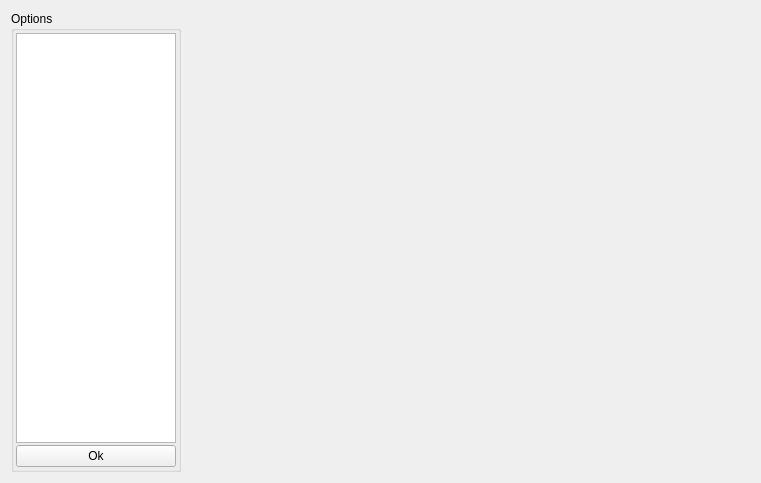
<?xml version="1.0" encoding="UTF-8"?>
<ui version="4.0">
 <class>OptionsView</class>
 <widget class="QWidget" name="OptionsView">
  <property name="geometry">
   <rect>
    <x>0</x>
    <y>0</y>
    <width>761</width>
    <height>483</height>
   </rect>
  </property>
  <property name="windowTitle">
   <string>OptionsView</string>
  </property>
  <property name="windowIcon">
   <iconset resource="RealCompare.qrc">
    <normaloff>:/Resources/img/main.png</normaloff>:/Resources/img/main.png</iconset>
  </property>
  <layout class="QHBoxLayout" name="horizontalLayout">
   <item>
    <widget class="QGroupBox" name="groupBox">
     <property name="title">
      <string>Options</string>
     </property>
     <layout class="QVBoxLayout" name="verticalLayout">
      <property name="spacing">
       <number>2</number>
      </property>
      <property name="leftMargin">
       <number>2</number>
      </property>
      <property name="topMargin">
       <number>2</number>
      </property>
      <property name="rightMargin">
       <number>2</number>
      </property>
      <property name="bottomMargin">
       <number>2</number>
      </property>
      <item>
       <widget class="QListWidget" name="optionListWidget">
        <property name="sizePolicy">
         <sizepolicy hsizetype="Fixed" vsizetype="Expanding">
          <horstretch>0</horstretch>
          <verstretch>0</verstretch>
         </sizepolicy>
        </property>
        <property name="maximumSize">
         <size>
          <width>160</width>
          <height>16777215</height>
         </size>
        </property>
       </widget>
      </item>
      <item>
       <layout class="QHBoxLayout" name="horizontalLayout_2">
        <item>
         <widget class="QPushButton" name="okBt">
          <property name="text">
           <string>Ok</string>
          </property>
         </widget>
        </item>
       </layout>
      </item>
     </layout>
    </widget>
   </item>
   <item>
    <widget class="QStackedWidget" name="stackedWidget">
     <property name="currentIndex">
      <number>-1</number>
     </property>
    </widget>
   </item>
  </layout>
 </widget>
 <layoutdefault spacing="6" margin="11"/>
 <resources>
  <include location="RealCompare.qrc"/>
 </resources>
 <connections>
  <connection>
   <sender>okBt</sender>
   <signal>clicked()</signal>
   <receiver>OptionsView</receiver>
   <slot>slot_ok()</slot>
   <hints>
    <hint type="sourcelabel">
     <x>80</x>
     <y>451</y>
    </hint>
    <hint type="destinationlabel">
     <x>144</x>
     <y>477</y>
    </hint>
   </hints>
  </connection>
 </connections>
 <slots>
  <slot>slot_ok()</slot>
 </slots>
</ui>
